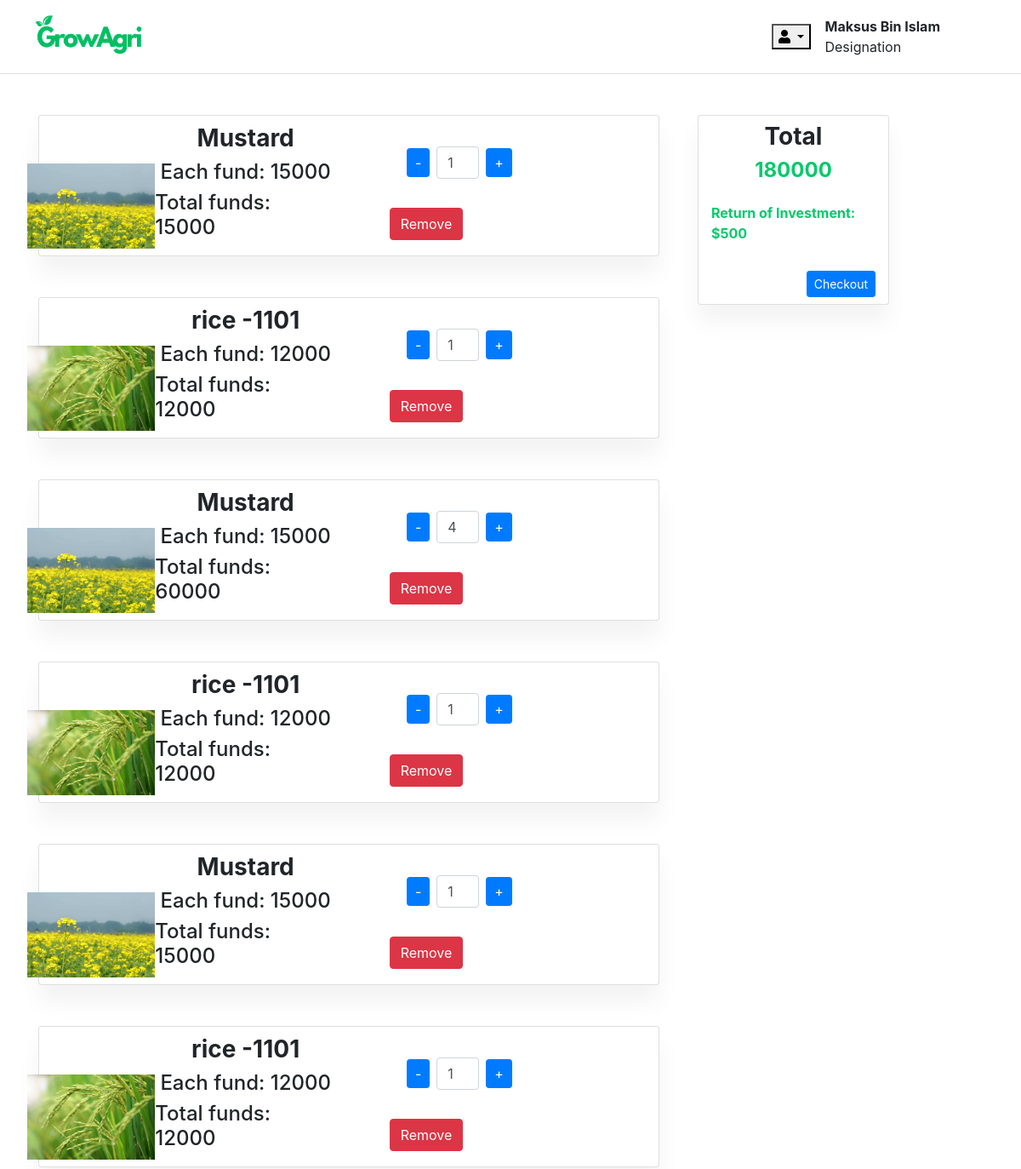
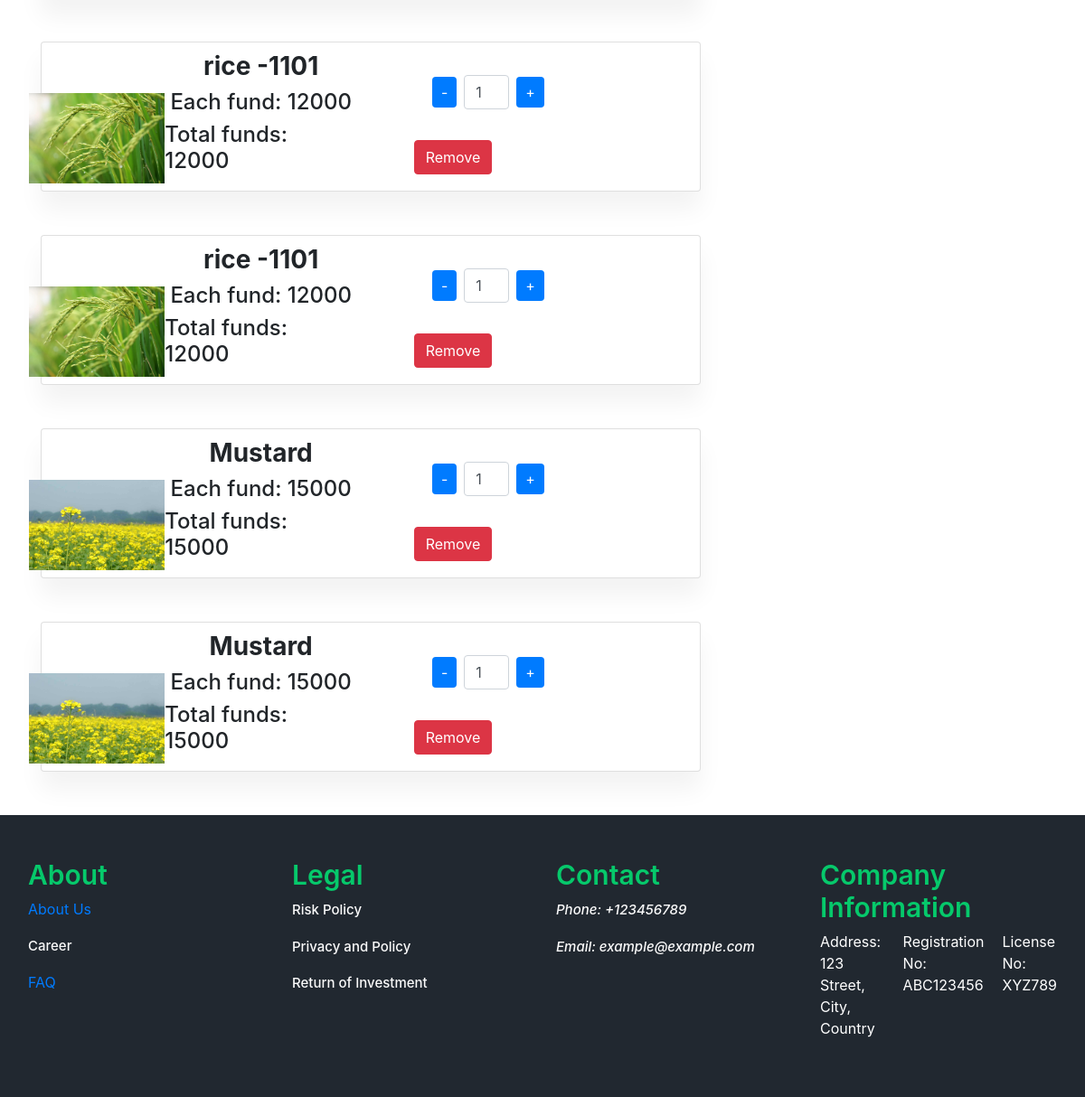
The app's page /cart/ (signed in), older data (2 pictures, top to bottom).
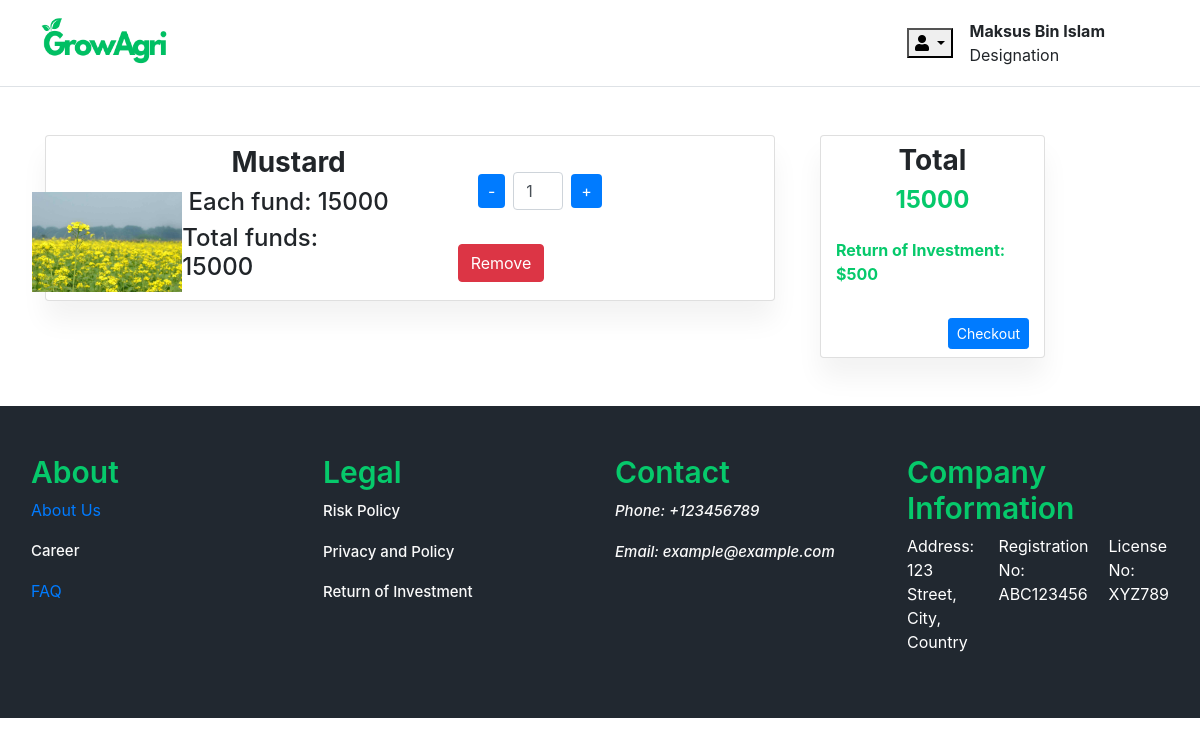
The same page, newer data.
### accounts/models.py (models this page shows, shortened)
class Account(AbstractBaseUser):
    first_name   = models.CharField(max_length=50)
    last_name    = models.CharField(max_length=50)
    username     = models.CharField(max_length=50, unique=True)
    email        = models.EmailField(max_length=100, unique=True)
    phone_number = models.CharField(max_length=50)
    date_joined  = models.DateTimeField(auto_now_add=True)
    last_login   = models.DateTimeField(auto_now_add=True)
    is_admin     = models.BooleanField(default=False)
    is_staff     = models.BooleanField(default=False)
    is_active     = models.BooleanField(default=False)
    is_superadmin     = models.BooleanField(default=False)
    USERNAME_FIELD = 'email'
    REQUIRED_FIELDS = ['username', 'first_name', 'last_name']
    objects = MyAccountManager()

### carts/models.py (models this page shows, shortened)
class CartItem(models.Model):
    user = models.ForeignKey(Account, on_delete=models.CASCADE, null=True)
    product = models.ForeignKey(Farm, on_delete=models.CASCADE)
    cart    = models.ForeignKey(Cart, on_delete=models.CASCADE, null=True)
    quantity = models.IntegerField()
    is_active = models.BooleanField( default=True)
    def sub_total(self):
        return self.product.price * self.quantity

### farm/models.py (models this page shows, shortened)
class Farm(models.Model):
    farm_name = models.CharField(max_length=200, unique=True)
    slug = models.SlugField(max_length=200, unique=True, blank=True)
    description = models.TextField(max_length=500, blank=True)
    price = models.IntegerField()
    images = models.ImageField(upload_to='photos/farm')
    stock = models.IntegerField()
    is_available = models.BooleanField(default=True)
    category = models.ForeignKey(CropType, on_delete=models.CASCADE)
    created_date = models.DateTimeField(auto_now_add=True)
    modified_date = models.DateTimeField(auto_now=True)
    campaign_status = models.CharField(max_length=20, choices=[('draft', 'Draft'), ('active', 'Active'), ('completed', 'Completed')], default='draft')
    location = models.CharField(max_length=200, default='')  # Location of the farm
    duration = models.IntegerField(default=None, null=True, blank=True)
    custom_percentage = models.FloatField(validators=[MinValueValidator(0)], null=True, blank=True)

### carts/views.py (the view)
# urls.py: path('cart/', include('carts.urls')),
def cart(request, total=0, quantity=0, cart_items=None):
    try:
        if request.user.is_authenticated:
            cart_items = CartItem.objects.filter(user=request.user, is_active=True)
        else:
            cart = Cart.objects.get(cart_id=_cart_id(request))
            cart_items = CartItem.objects.filter(cart=cart, is_active=True)
        for cart_item in cart_items:
            total += (cart_item.product.price * cart_item.quantity)
            quantity += cart_item.quantity
    except ObjectDoesNotExist:
        pass
    context = {
        'total': total,
        'quantity': quantity,
        'cart_items': cart_items,
    }
    return render(request, 'farm/cart.html', context)

### carts/context_processors.py (called while the page is built)
def counter(request):
    cart_count = 0
    if 'admin' in request.path:
        return {}
    else:
        try:
            cart = Cart.objects.filter(cart_id=_cart_id(request))
            if request.user.is_authenticated:
                cart_items = CartItem.objects.all().filter(user=request.user)
            else:
                cart_items = CartItem.objects.filter(cart=cart[:1])
            for cart_item in cart_items:
                cart_count += cart_item.quantity
        except Cart.DoesNotExist:
            cart_count = 0
    return {'cart_count': cart_count}

### carts/views.py (called while the page is built)
def _cart_id(request):
    cart = request.session.session_key
    if not cart:
        cart = request.session.create()
    return cart

### projects/context_processors.py (called while the page is built)
def menu_links(request):
    links = CropType.objects.all()
    return dict(links=links)

### templates/farm/cart.html (shortened to what this page needs)
{% extends 'base.html' %}
{% load static %}
{% block content %}
  {% if not cart_items %}
    <br /><br /><br /><br /><br />
    <div class="container">
      <div class="row">
        <div class="col-md-12 text-center">
          <h2>Your project funding cart is empty</h2>
          <p>Fund projects and help small farmers</p>
          <a href="{% url 'farm' %}" class="btn btn-primary">Start Funding</a>
        </div>
      </div>
    </div>
    <br /><br /><br /><br /><br /> <br /><br /><br /><br /><br /> <br /><br /><br />
  {% else %}
    <div class="container">
      <div class="row">
        <div class="col-md-8">
          {% for cart_item in cart_items %}
            <div class="card my-5">
              <div class="container py-2">
                <div class="row gap-2">
                  <div class="container">
                    <div class="row">
                      <div class="col-md-2 col-sm-12 d-flex justify-content-center align-content-center mt-5">
                        <img src="{{ cart_item.product.images.url }}" height="100" width="200" alt="" />
                      </div>
                      <div class="col-md-4 col-sm-12 d-flex justify-content-center flex-column align-items-center">
                        <h3 class="fw-bold text-sm">{{ cart_item.product.farm_name }}</h3>
                        <h4 class="text-sm">Each fund: {{ cart_item.product.price }}</h4>
                        <h4 class="text-sm">Total funds: {{ cart_item.sub_total }}</h4>
                      </div>
                      <div class="col-md-3 col-sm-12 d-flex justify-content-center flex-column align-items-center">
                        <div class="col-md-6 quantity-input">
                          <a href="{% url 'remove_cart' cart_item.product.id %}" class="btn btn-secondary minus-btn">-</a>
                          <input type="text" class="form-control mx-2 quantity" value="{{ cart_item.quantity }}" style="display: inline-block; width: 50px;" />
                          <a href="{% url 'add_cart' cart_item.product.id %}" class="btn btn-secondary plus-btn">+</a>
                        </div>
                        <a href="{% url 'remove_cart_item' cart_item.product.id %}" class="btn btn-danger remove-btn mt-3" onclick="return confirm('Are you sure upu want to remove this project?')">Remove</a>
                      </div>
                    </div>
                  </div>
                </div>
              </div>
            </div>
          {% endfor %}
        </div>
        <div class="col-md-3">
          <div class="container">
            <div class="row">
              <div class="col-md-12">
                <div class="card my-5">
                  <div class="container py-2">
                    <div class="row">
                      <div class="col-md- col-sm-12 d-flex justify-content-center flex-column align-items-center">
                        <h3 class="fw-bold">Total</h3>
                        <h4 class="fw-bold text_color" id="total">{{ total }}</h4>
                      </div>
                    </div>
                    <div class="row mt-3">
                      <div class="col-md-12">
                        <p class="fw-bold text_color">Return of Investment: $500</p>
                      </div>
                    </div>
                    <div class="row mt-3">
                      <div class="col-md-12 d-flex justify-content-end">
                        <a href="{% url 'checkout' %}" class="btn btn-sm btn-primary">Checkout</a>
                      </div>
                    </div>
                  </div>
                </div>
              </div>
            </div>
          </div>
        </div>
      </div>
    </div>
  {% endif %}
{% endblock %}

### templates/base.html (shortened to what this page needs)
{% load static %}
{%load static %}
<!doctype html>
<html lang="en">
<head>
    <link href="https://cdn.jsdelivr.net/npm/bootstrap@5.0.2/dist/css/bootstrap.min.css" rel="stylesheet"
>
        <link rel="stylesheet" href="https://cdn.jsdelivr.net/npm/bootstrap@4.0.0/dist/css/bootstrap.min.css">
    <link href="https://cdnjs.cloudflare.com/ajax/libs/font-awesome/5.15.4/css/all.min.css" rel="stylesheet">
    <link rel="stylesheet" href="{% static 'css/style.css' %}">
</head>
<body>
    {% include 'includes/header.html' %}
    {% block content%}
    {% endblock content %}
    {% include 'includes/footer.html' %}
</body>
</html>

### templates/includes/header.html (shortened to what this page needs)
{% load static %}
 <nav class="navbar navbar-expand-lg border-bottom navbar-light">
    <div class="container-fluid">
        <a class="mb-0 h1 logo_text" href="{% url 'home' %}">
          <img src="{% static 'images/logo.png' %}" height="70" width="150" alt="">
        </a>
        {% if user.id is None %}
        <div class="collapse navbar-collapse" id="navbarSupportedContent">
            <ul class="navbar-nav mx-auto mb-2 mb-lg-0">
                <li class="nav-item">
                    <a class="nav-link link_item" href="{% url 'farm' %}">Farm</a>
                </li>
                <li class="nav-item">
                    <a class="nav-link link_item" href="{% url 'about-us' %}">About Us</a>
                </li>
                <li class="nav-item dropdown">
                    <a class="nav-link link_item dropdown-toggle" href="#" id="navbarDropdown" role="button" data-toggle="dropdown" aria-haspopup="true" aria-expanded="false">
                        What we offer
                    </a>
                    <div class="dropdown-menu" aria-labelledby="navbarDropdown">
                        <a class="dropdown-item" href="#">Funders</a>
                        <a class="dropdown-item" href="#">Farmers</a>
                        <a class="dropdown-item" href="#">Smart Supply Chain</a>
                    </div>
                </li>
                <li class="nav-item">
                    <a class="nav-link link_item" href="#">Contact</a>
                </li>
            </ul>
            <div>
                <a href="{% url 'register' %}" class="btn btn-primary custom_button">Sign Up</a>
                <a href="{% url 'login' %}" class="btn btn-outline-secondary custom_button">Login</a>
            </div>
            {% else %}
            <div class="collapse navbar-collapse" id="navbarSupportedContent">
                <div class="d-flex align-items-center me-5">
                    <div class="dropdown me-3">
                        <button class="dropdown-toggle user_toggle" type="button" id="dropdownMenuButton1"
                            data-bs-toggle="dropdown" aria-expanded="false">
                            <i class="fa fa-user" aria-hidden="true"></i>
                        </button>
                    </div>
                    <div class="me-3">
                        <p class="m-0 m-0 fw-bold"> {{ user.first_name }} </p>
                        <p class="m-0 m-0">Designation</p>
                    </div>
                </div>
            </div>
        {% endif %}
        </div>
</nav>

### templates/script.html (shortened to what this page needs)
{% load static %}

### templates/includes/footer.html
{% load static%}
<link rel="stylesheet" href="{% static 'css/style.css' %}">
    <div class="footer_container px-3 py-5">
        <div class="container-fluid">
            <div class="row">
                <div class="col-md-3 col-sm-12">
                    <h3 class="footer_menu_header">About</h3>
                    <div>
                        <p><a href="{% url 'about-us' %}">About Us</a></p>
                        <p><a href="#" class="footer_link">Career</a></p>
                        <p><a href="{% url 'faq' %}">FAQ</a></p>
                    </div>
                </div>
                <div class="col-md-3 col-sm-12">
                    <h3 class="footer_menu_header">Legal</h3>
                    <div>
                        <p><a href="#" class="footer_link">Risk Policy</a></p>
                        <p><a href="#" class="footer_link">Privacy and Policy</a></p>
                        <p><a href="#" class="footer_link">Return of Investment</a></p>
                    </div>
                </div>
                <div class="col-md-3 col-sm-12">
                    <h3 class="footer_menu_header">Contact</h3>
                    <div>
                        <p><i class="footer_link">Phone: +123456789 </i></p>
                        <p><i class="footer_link">Email: example@example.com </i></p>
                    </div>
                </div>
                <div class="col-md-3 col-sm-12">
                    <h3 class="footer_menu_header">Company Information</h3>
                    <div style="display: flex; flex-direction: row;">
                        <p style="color: white; margin-right: 20px;">Address: 123 Street, City, Country</p>
                        <p style="color: white; margin-right: 20px;">Registration No: ABC123456</p>
                        <p style="color: white;">License No: XYZ789</p>
                    </div>
                </div>
            </div>
        </div>
    </div>

### static/css/style.css (style rules this page uses)
.logo_text { color: #0c0c0c; text-decoration: none; font-size: 50px; }
.footer_container { background-color: #212830; }
.footer_menu_header { color: #06C96B; font-size: 30px; font-weight: 600; }
.footer_link { color: rgb(250, 250, 250); text-decoration: none; font-size: 15px; font-weight: 500; }
.text_color { color: #06C96B; }
.card { box-shadow: 0 20px 27px 0 rgb(0 0 0 / 5%); }
.quantity-input { display: flex; align-items: center; }
.btn-secondary { background-color: #007bff; color: #fff; border: none; padding: 5px 10px; cursor: pointer; transition: background-color 0.3s; }

Row changes from the older to the newer data that the page shows:
removed CartItem: product.images (picture), product.farm_name "rice -1101", product.price "12000", sub_total "12000", quantity "1"
removed CartItem: product.images (picture), product.farm_name "Mustard", product.price "15000", sub_total "60000", quantity "4"
removed CartItem: product.images (picture), product.farm_name "rice -1101", product.price "12000", sub_total "12000", quantity "1"
removed CartItem: product.images (picture), product.farm_name "Mustard", product.price "15000", sub_total "15000", quantity "1"
removed CartItem: product.images (picture), product.farm_name "rice -1101", product.price "12000", sub_total "12000", quantity "1"
removed CartItem: product.images (picture), product.farm_name "rice -1101", product.price "12000", sub_total "12000", quantity "1"
removed CartItem: product.images (picture), product.farm_name "rice -1101", product.price "12000", sub_total "12000", quantity "1"
removed CartItem: product.images (picture), product.farm_name "Mustard", product.price "15000", sub_total "15000", quantity "1"
removed CartItem: product.images (picture), product.farm_name "Mustard", product.price "15000", sub_total "15000", quantity "1"
Text that changed along with them:
{{ total }}: "180000" → "15000"
